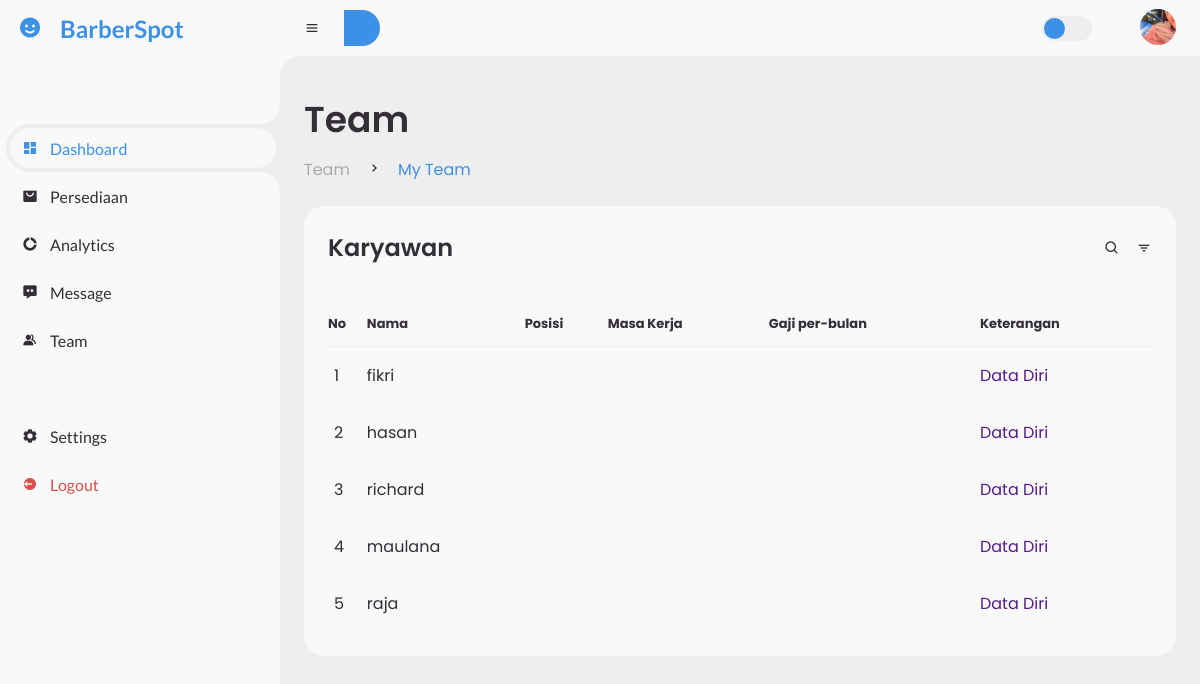
The app's page /team.php with its own data.
### tables this page shows
CREATE TABLE `barber` (
  `id_barber` int(11) NOT NULL,
  `id_user` int(11) NOT NULL,
  `nama` varchar(255) NOT NULL,
  `jk` varchar(255) NOT NULL,
  `no_hp` varchar(255) NOT NULL,
  `alamat` varchar(255) NOT NULL
);

### team.php (the view, shortened to what this page needs)
<!DOCTYPE html>
<html lang="en">
<head>
	<link href='https://unpkg.com/boxicons@2.0.9/css/boxicons.min.css' rel='stylesheet'>
	<link rel="stylesheet" href="css/style.css">
</head>
<body>
	<section id="sidebar">
		<a href="#" class="brand">
			<i class='bx bxs-smile'></i>
			<span class="text">BarberSpot</span>
		</a>
		<ul class="side-menu top">
			<li class="active">
				<a href="admin.php">
					<i class='bx bxs-dashboard' ></i>
					<span class="text">Dashboard</span>
				</a>
			</li>
			<li>
				<a href="persediaan.php">
					<i class='bx bxs-shopping-bag-alt' ></i>
					<span class="text">Persediaan</span>
				</a>
			</li>
			<li>
				<a href="#">
					<i class='bx bxs-doughnut-chart' ></i>
					<span class="text">Analytics</span>
				</a>
			</li>
			<li>
				<a href="#">
					<i class='bx bxs-message-dots' ></i>
					<span class="text">Message</span>
				</a>
			</li>
			<li>
				<a href="team.php">
					<i class='bx bxs-group' ></i>
					<span class="text">Team</span>
				</a>
			</li>
		</ul>
		<ul class="side-menu">
			<li>
				<a href="#">
					<i class='bx bxs-cog' ></i>
					<span class="text">Settings</span>
				</a>
			</li>
			<li>
				<a href="logout.php" class="logout">
					<i class='bx bxs-log-out-circle' ></i>
					<span class="text">Logout</span>
				</a>
			</li>
		</ul>
	</section>
	<section id="content">
		<nav>
			<i class='bx bx-menu' ></i>
			<form action="#">
				<div class="form-input">
					<button><i class='bx bx-' ></i></button>
				</div>
			</form>
			<label for="switch-mode" class="switch-mode"></label>
			<a href="#" class="profile">
				<img src="img/people.jpeg">
			</a>
		</nav>
		<main>
			<div class="head-title">
				<div class="left">
					<h1>Team</h1>
					<ul class="breadcrumb">
						<li>
							<a href="team.php">Team</a>
						</li>
						<li><i class='bx bx-chevron-right' ></i></li>
						<li>
							<a class="active" href="team.php">My Team</a>
						</li>
					</ul>
				</div>
			</div>
			<div class="table-data">
				<div class="order">
					<div class="head">
						<h3>Karyawan</h3>
						<i class='bx bx-search' ></i>
						<i class='bx bx-filter' ></i>
					</div>
 <tr class="table-danger">
		<br>
	<thead>
	<tr>
   <table class="my-3 table table-bordered">
		<tr class="table-primary">
		<th>No</th>
		<th>Nama</th>
		<th>Posisi</th>
		<th>Masa Kerja</th>
		<th>Gaji per-bulan</th>
		<th colspan='2'>Keterangan</th>
	</tr>
	</thead>
	<?php
	include "conn.php";
	$sql="select * from barber order by id_barber";
	$hasil=mysqli_query($kon,$sql);
	$no=0;
	while ($data = mysqli_fetch_array($hasil)) {
		$no++;
		?>
		<tbody>
		<tr>
			<td><?php echo $no;?></td>
			<td><?php echo $data["nama"]; ?></td>
			<td><?php echo $data["jabatan"];   ?></td>
			<td><?php echo $data["masa_kerja"];   ?></td>
			<td><?php echo $data["Gaji"];   ?></td>
			<td>
            <a href="" class="btn btn-primary" role="button">Data Diri</a>
			</td>
		</tr>
		</tbody>
		<?php
	}
	?>
		</main>
	</section>
</body>
</html>

### records on screen
barber: nama "fikri"
barber: nama "hasan"
barber: nama "richard"
barber: nama "maulana"
barber: nama "raja"
